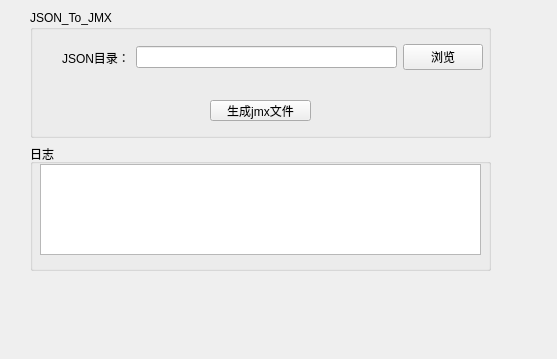
<?xml version="1.0" encoding="UTF-8"?>
<ui version="4.0">
 <class>MainWindow</class>
 <widget class="QMainWindow" name="MainWindow">
  <property name="enabled">
   <bool>true</bool>
  </property>
  <property name="geometry">
   <rect>
    <x>0</x>
    <y>0</y>
    <width>557</width>
    <height>359</height>
   </rect>
  </property>
  <property name="windowTitle">
   <string>Jmx自动生成工具</string>
  </property>
  <widget class="QWidget" name="centralwidget">
   <widget class="QWidget" name="layoutWidget">
    <property name="geometry">
     <rect>
      <x>30</x>
      <y>10</y>
      <width>461</width>
      <height>261</height>
     </rect>
    </property>
    <layout class="QVBoxLayout" name="verticalLayout">
     <item>
      <widget class="QGroupBox" name="groupBox_2">
       <property name="title">
        <string>JSON_To_JMX</string>
       </property>
       <widget class="QPushButton" name="pushButton_json2jmx">
        <property name="geometry">
         <rect>
          <x>180</x>
          <y>90</y>
          <width>101</width>
          <height>21</height>
         </rect>
        </property>
        <property name="text">
         <string>生成jmx文件</string>
        </property>
       </widget>
       <widget class="QWidget" name="layoutWidget">
        <property name="geometry">
         <rect>
          <x>32</x>
          <y>32</y>
          <width>421</width>
          <height>31</height>
         </rect>
        </property>
        <layout class="QHBoxLayout" name="horizontalLayout">
         <item>
          <widget class="QLabel" name="label_file_path">
           <property name="text">
            <string>JSON目录：</string>
           </property>
          </widget>
         </item>
         <item>
          <widget class="QLineEdit" name="lineEdit_file_path">
           <property name="minimumSize">
            <size>
             <width>133</width>
             <height>20</height>
            </size>
           </property>
          </widget>
         </item>
         <item>
          <widget class="QPushButton" name="pushButton_file_path">
           <property name="text">
            <string>浏览</string>
           </property>
          </widget>
         </item>
        </layout>
       </widget>
      </widget>
     </item>
     <item>
      <widget class="QGroupBox" name="groupBox">
       <property name="title">
        <string>日志</string>
       </property>
       <widget class="QTextBrowser" name="textBrowser_logger">
        <property name="geometry">
         <rect>
          <x>10</x>
          <y>20</y>
          <width>441</width>
          <height>91</height>
         </rect>
        </property>
        <property name="styleSheet">
         <string notr="true">font: 9pt &quot;微软雅黑&quot;;</string>
        </property>
        <property name="tabChangesFocus">
         <bool>false</bool>
        </property>
        <property name="undoRedoEnabled">
         <bool>false</bool>
        </property>
        <property name="readOnly">
         <bool>true</bool>
        </property>
        <property name="overwriteMode">
         <bool>false</bool>
        </property>
       </widget>
      </widget>
     </item>
    </layout>
   </widget>
  </widget>
  <widget class="QMenuBar" name="menubar">
   <property name="geometry">
    <rect>
     <x>0</x>
     <y>0</y>
     <width>557</width>
     <height>23</height>
    </rect>
   </property>
  </widget>
 </widget>
 <resources/>
 <connections/>
</ui>
